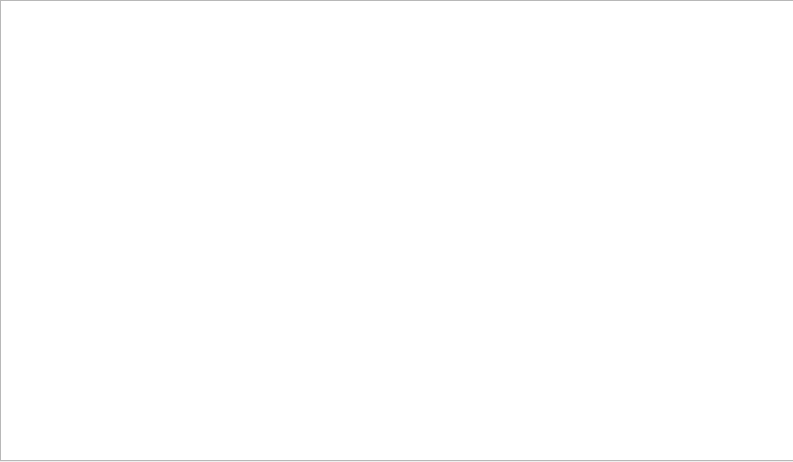
<?xml version="1.0" encoding="UTF-8"?>
<ui version="4.0">
 <class>WIndow2</class>
 <widget class="QDialog" name="WIndow2">
  <property name="geometry">
   <rect>
    <x>0</x>
    <y>0</y>
    <width>793</width>
    <height>462</height>
   </rect>
  </property>
  <property name="windowTitle">
   <string>Dialog</string>
  </property>
  <widget class="QTableWidget" name="tableWidget">
   <property name="geometry">
    <rect>
     <x>0</x>
     <y>0</y>
     <width>801</width>
     <height>461</height>
    </rect>
   </property>
  </widget>
 </widget>
 <resources/>
 <connections/>
</ui>
